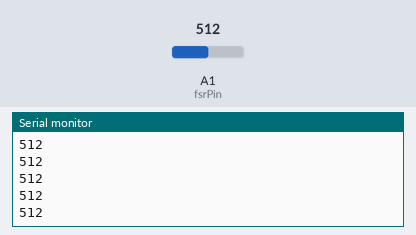
Simulated run of this sketch. Board: Arduino Uno, built with avr-gcc and run on an emulated ATmega328P. On the bench: the last lines printed to the serial monitor. The inputs (shaded band) are chosen by the test bench; at power-on: A1 (fsrPin) = 512.

Above: at 1.2 s.
1.3 s: A1 (fsrPin) set to 716
At 1.31 s:
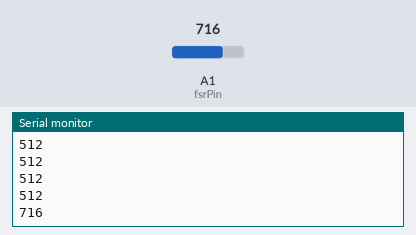
2.8 s: A1 (fsrPin) set to 900
At 2.81 s:
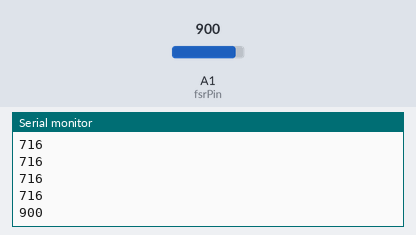
Timing chart, 0 to 5.8 s (numbered marks = the images above; inputs shaded):
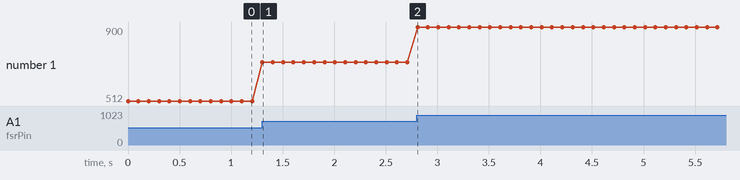

The sketch:

20210514_Force_Sensor.ino
```cpp
// reference_https://lastminuteengineers.com/fsr-arduino-tutorial/


int fsrPin = 15;     // the FSR and 10K pulldown are connected to a0
int fsrReading;     // the analog reading from the FSR resistor divider

void setup(void) {
  Serial.begin(115200);
}

void loop(void) {
  fsrReading = analogRead(fsrPin);

//  Serial.print("Analog reading = ");
  Serial.println(fsrReading);     // print the raw analog reading

//  if (fsrReading < 10) {
//    Serial.println(" - No pressure");
//  } else if (fsrReading < 200) {
//    Serial.println(" - Light touch");
//  } else if (fsrReading < 500) {
//    Serial.println(" - Light squeeze");
//  } else if (fsrReading < 800) {
//    Serial.println(" - Medium squeeze");
//  } else {
//    Serial.println(" - Big squeeze");
//  }
  delay(100);
}
```

Measured:
- after the input at 1.3 s, the serial monitor: prints a new line at once (image 1)
- after the input at 2.8 s, the serial monitor: prints a new line at once (image 2)
- plotted number 1: 512 → 716 after the input at 1.3 s, 716 → 900 after the input at 2.8 s
